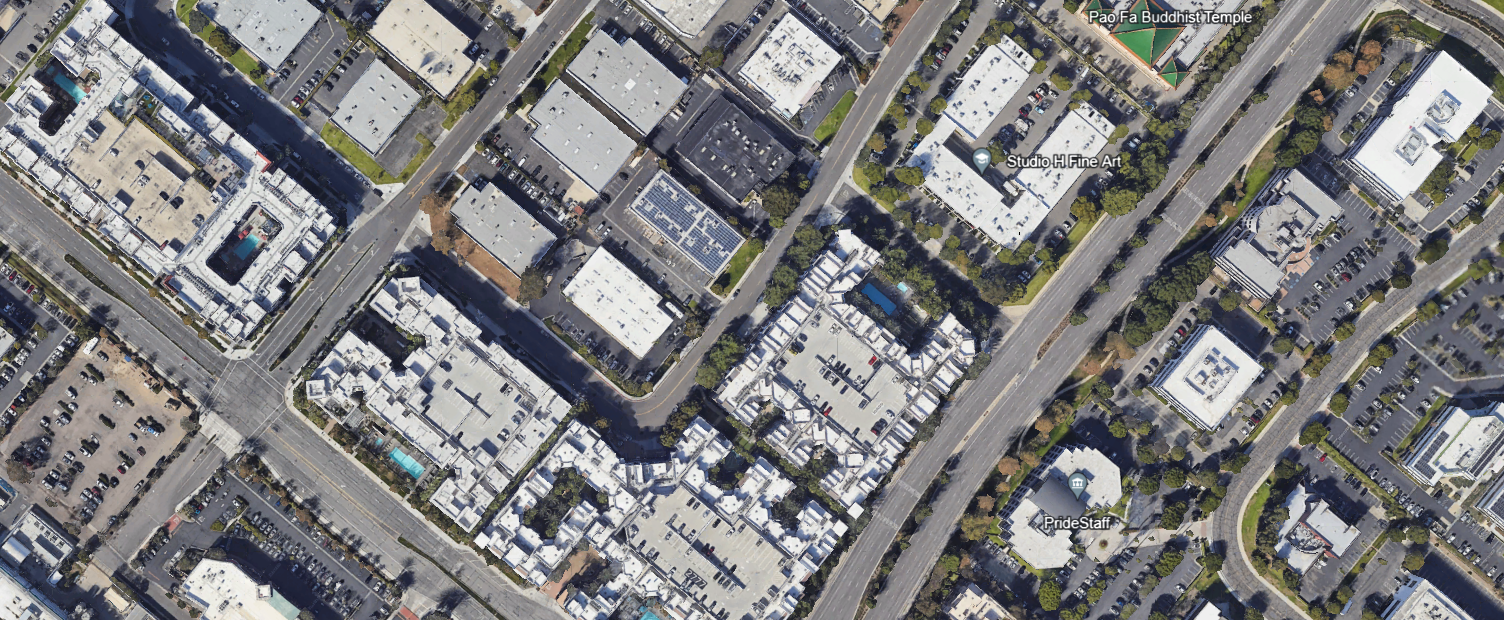
#> input picture irvine_CA_map.png, 1504 x 620 px
$ jupyter execute --allow-errors Edge_Detection_Geospatial_Data.ipynb   (shell and % lines are left out)
#> lines starting #> are read from the running program, lines starting #| are printed output that depends on the picture; after the words box and inside, x2 and y2 are one past the last pixel; in counts of white or black regions, pixels touching at a corner belong together
<a href="https://colab.research.google.com/github/DevelopmentLife/Geospatial_Final_CV/blob/main/Edge_Detection_Geospatial_Data.ipynb" target="_parent"></a>

[cell 1]
# Required installations for the entire notebook

# Edge Detection for Geospatial Data to Identify City Footprints

This notebook outlines a structured approach to tackle the problem of edge detection for geospatial data, specifically for identifying City footprints.

## Import Libraries

Importing necessary libraries for data manipulation, visualization, and machine learning.

[cell 2]
import geopandas as gpd
import matplotlib.pyplot as plt
import numpy as np
import cv2
from sklearn.model_selection import train_test_split
from sklearn.metrics import f1_score, jaccard_score

## Data Acquisition

Loading the GeoJSON file containing the geospatial data.

[cell 3]
# Load the image file into a numpy array
image_path = 'irvine_CA_map.png'
image_data = cv2.imread(image_path)
#> image_data is the input picture: shape (620, 1504, 3); mean B, G, R 127, 125.8, 126

# Display the image inline using matplotlib
plt.imshow(cv2.cvtColor(image_data, cv2.COLOR_BGR2RGB))  # Convert BGR to RGB for correct color display in matplotlib
plt.title('Subset of Irvine Map')
plt.axis('off')  # Turn off axis numbers and ticks
plt.show()

## Data Pre-processing

Pre-processing steps like noise reduction and image normalization.

[cell 4]
import cv2
import numpy as np
import matplotlib.pyplot as plt

# Function to tile the image into smaller pieces for better analysis
def tile_image(image, tile_size=(256, 256), offset=(128, 128)):
#> called with tile_size = (256, 256), offset = (128, 128)
    tiled_images = []
    positions = []
    img_shape = image.shape
#> img_shape = (620, 1504, 3)
    for i in range(0, img_shape[0], offset[0]):
        for j in range(0, img_shape[1], offset[1]):
            tile = image[i:i+tile_size[0], j:j+tile_size[1]]
            tiled_images.append(tile)
            positions.append((i, j))
#> after the loop, positions = 60 pairs, first value 0 to 512, second value 0 to 1408; tiled_images = 60 items
    return tiled_images, positions

# Function to perform edge detection and calculate edge density
def edge_density(tile):
    # Pre-processing: Apply Gaussian Blurring
    blurred_tile = cv2.GaussianBlur(tile, (5, 5), 0)

    # Edge Detection: Using Canny
    edges = cv2.Canny(blurred_tile, 50, 150)

    # Post-processing: Dilation
    kernel = np.ones((3, 3), np.uint8)
    dilated_edges = cv2.dilate(edges, kernel, iterations=1)

    # Calculating Edge Density
    density = np.sum(dilated_edges) / (tile.shape[0] * tile.shape[1] * 255)

    return dilated_edges, density

# Function to reconstruct the image
def reconstruct_image(tiles, positions, shape):
    recon_img = np.zeros(shape, dtype=np.uint8)
    for tile, (i, j) in zip(tiles, positions):
        recon_img[i:i+tile.shape[0], j:j+tile.shape[1]] = tile
    return recon_img

# Load the image
image_path = 'irvine_CA_map.png'  # Adjust path accordingly
image_data = cv2.imread(image_path, cv2.IMREAD_COLOR)

# Check if image is loaded successfully
if image_data is not None:
    # Tile the original image
    tiled_images, positions = tile_image(image_data)
#> tiled_images = 60 items

    # Perform edge detection and calculate densities
    edge_tiles = []
    densities = []
    for tile in tiled_images:
        edge_tile, density = edge_density(cv2.cvtColor(tile, cv2.COLOR_BGR2GRAY))
        edge_tiles.append(edge_tile)
        densities.append(density)
#> this loop made 60 passes
#> density on passes 1 to 12: 0.492, 0.452, 0.44, 0.423, 0.475, 0.517, 0.499, 0.529, 0.531, 0.5, 0.484, 0.458
#> pass 1, in edge_density, `edges = cv2.Canny(blurred_tile, 50, 150)`:
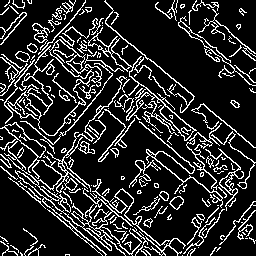
#> edges: shape (256, 256); 16.8% white in thin lines or dots
#> pass 1, in edge_density, `dilated_edges = cv2.dilate(edges, kernel, iterations=1)`:
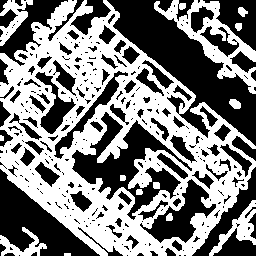
#> dilated_edges: shape (256, 256); 49.2% white; 14 white regions, largest, box (x1, y1, x2, y2) and area: (0, 0, 256, 256) 27500, (154, 0, 256, 94) 2491, (209, 200, 256, 256) 735
#> after the loop, densities = 60 values, max 0.589 at index 47, min 0.423 at index 3, mean 0.503; edge_tiles = 60 items

    # Reconstruct the image with edge outlines
    reconstructed_image = reconstruct_image(edge_tiles, positions, image_data.shape[:2])
#> the loop in reconstruct_image, `for tile, (i, j) in zip(tiles, positions):` made 60 passes
#> (i, j) on passes 1 to 12: (0, 0), (0, 128), (0, 256), (0, 384), (0, 512), (0, 640), (0, 768), (0, 896), (0, 1024), (0, 1152), (0, 1280), (0, 1408)
#> after the loop in reconstruct_image, `for tile, (i, j) in zip(tiles, positions):`:
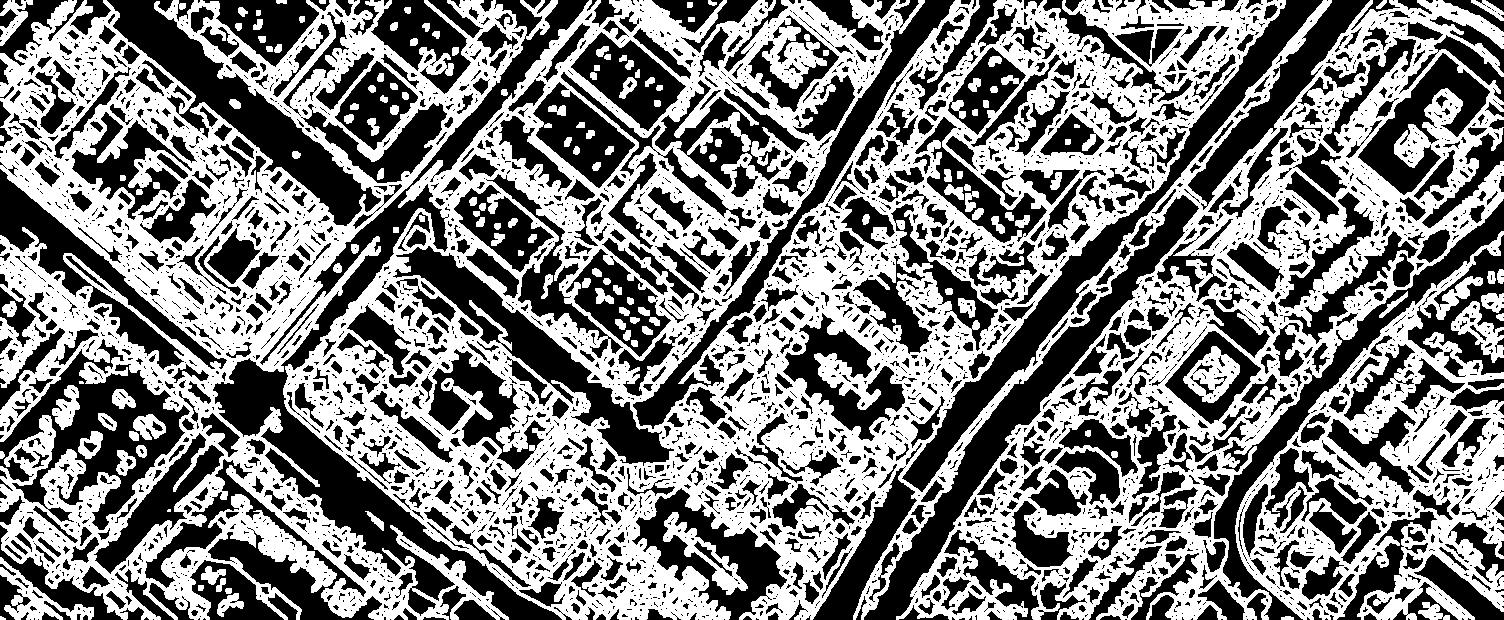
#> recon_img: shape (620, 1504); 49.8% white; 147 white regions (4 under 20 px), largest, box (x1, y1, x2, y2) and area: (283, 0, 1504, 620) 296615, (0, 0, 558, 620) 113390, (1235, 231, 1504, 620) 35822

    # Show the reconstructed image
    plt.imshow(cv2.cvtColor(reconstructed_image, cv2.COLOR_GRAY2RGB))
    plt.title('Reconstructed Image with Edge Outlines')
    plt.axis('off')
    plt.show()

    # Print edge densities
    print("Edge Densities:", densities)
#> (printed output is left out)
else:
    print("Failed to load the image. Please check the file path and integrity.")

## EDA - Contour Analysis, Spatial Analysis, and Overlays

[cell 5]
import cv2
import matplotlib.pyplot as plt

# Path to the image
image_path = 'irvine_CA_map.png'

# Load the image
original_img = cv2.imread(image_path)

# Check if the image was loaded successfully
if original_img is None:
    print(f"Error: Unable to load image at {image_path}")
else:
    # Convert to grayscale
    gray_img = cv2.cvtColor(original_img, cv2.COLOR_BGR2GRAY)

    # Apply Canny edge detector
    edges = cv2.Canny(gray_img, 100, 200)
#> edges: shape (620, 1504); 21% white in thin lines or dots

    # Find contours
    contours, _ = cv2.findContours(edges, cv2.RETR_EXTERNAL, cv2.CHAIN_APPROX_SIMPLE)
#> contours = 4780 contours, 4268 with area under 20; largest, box (x1, y1, x2, y2) and area: (474, 395, 848, 620) 15022, (307, 253, 559, 535) 10682, (0, 0, 357, 354) 8794, (738, 0, 882, 179) 6718, (772, 265, 983, 423) 4075

    # Create a copy of the original image to draw contours
    contour_img = original_img.copy()
    cv2.drawContours(contour_img, contours, -1, (0, 255, 0), 3)  # Draw contours

    # Visualize the original and processed images
    plt.figure(figsize=(12, 6))

    plt.subplot(1, 2, 1)
    plt.imshow(cv2.cvtColor(original_img, cv2.COLOR_BGR2RGB))
    plt.title('Original Image')
    plt.axis('off')

    plt.subplot(1, 2, 2)
    plt.imshow(cv2.cvtColor(contour_img, cv2.COLOR_BGR2RGB))
    plt.title('Contours on Image')
    plt.axis('off')

    plt.show()

*EDA Individual Steps Visualized*

[cell 6]
import cv2
import matplotlib.pyplot as plt


# Path to the image
image_path = 'irvine_CA_map.png'


# Load the image
original_img = cv2.imread(image_path)


# Check if the image was loaded successfully
if original_img is None:
   print(f"Error: Unable to load image at {image_path}")
else:
   # Convert to grayscale
   gray_img = cv2.cvtColor(original_img, cv2.COLOR_BGR2GRAY)


   # Apply Canny edge detector
   edges = cv2.Canny(gray_img, 100, 200)


   # Find contours
   contours, _ = cv2.findContours(edges, cv2.RETR_EXTERNAL, cv2.CHAIN_APPROX_SIMPLE)


   # Create a copy of the original image to draw contours
   contour_img = original_img.copy()
   cv2.drawContours(contour_img, contours, -1, (0, 255, 0), 3)  # Draw contours


   # Visualize each step
   plt.figure(figsize=(16, 8))


   plt.subplot(2, 2, 1)
   plt.imshow(cv2.cvtColor(original_img, cv2.COLOR_BGR2RGB))
   plt.title('Original Image')
   plt.axis('off')


   plt.subplot(2, 2, 2)
   plt.imshow(gray_img, cmap='gray')
   plt.title('Grayscale Conversion')
   plt.axis('off')


   plt.subplot(2, 2, 3)
   plt.imshow(edges, cmap='gray')
   plt.title('Canny Edge Detection')
   plt.axis('off')


   plt.subplot(2, 2, 4)
   plt.imshow(cv2.cvtColor(contour_img, cv2.COLOR_BGR2RGB))
   plt.title('Contours on Image')
   plt.axis('off')


   # Adjust the spacing
   plt.subplots_adjust(left=0.1, right=0.9, top=0.9, bottom=0.1, wspace=0.005, hspace=0.005)


   plt.show()
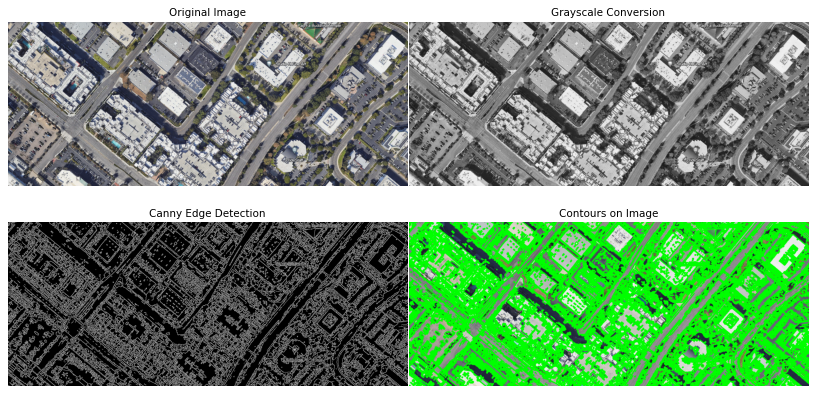
#> figure drawn by matplotlib, 4 panels

## Overlay of Edges

[cell 7]
# Create a black canvas the same size as the original image
canvas = np.zeros_like(image_data)

# Find contours in the edge-detected image
contours, _ = cv2.findContours(edges, cv2.RETR_EXTERNAL, cv2.CHAIN_APPROX_SIMPLE)

# Draw the contours on the black canvas in bright red and with increased thickness
cv2.drawContours(canvas, contours, -1, (0, 0, 255), thickness=5)  # Bright red color in BGR is (0, 0, 255)
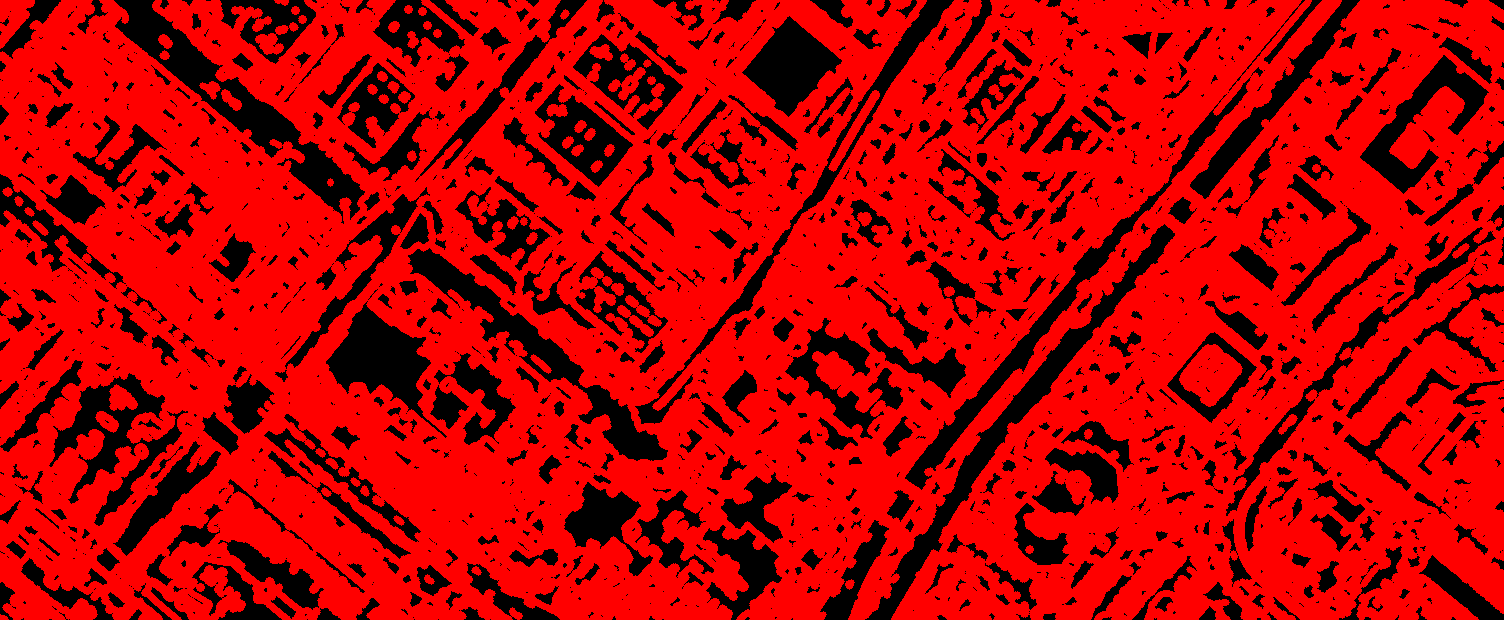
#> canvas: shape (620, 1504, 3); mean of channels 0, 1, 2 0, 0, 188.4; drawn as B, G, R

# Perform weighted addition to overlay the edge image on the original image
overlay = cv2.addWeighted(image_data, 0.8, canvas, 0.2, 0)
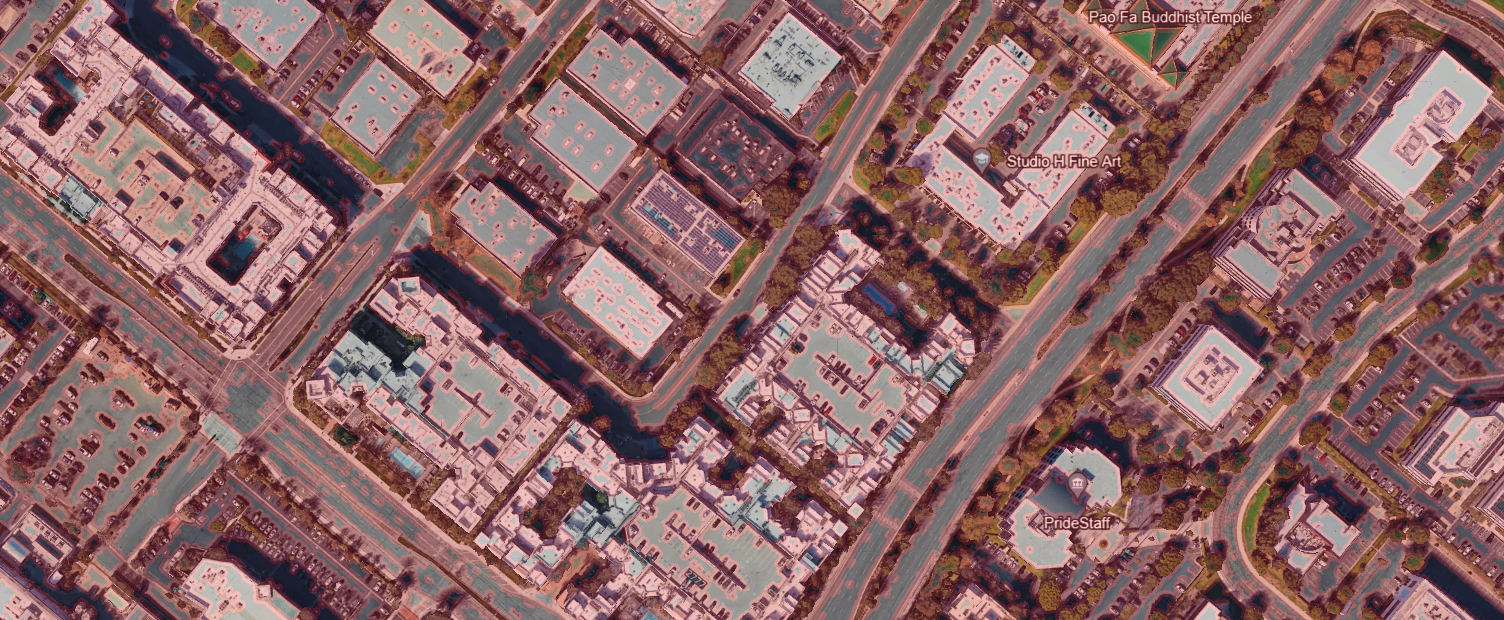
#> overlay: shape (620, 1504, 3); mean B, G, R 101.6, 100.6, 138.5

# Display the overlay inline using matplotlib
plt.imshow(cv2.cvtColor(overlay, cv2.COLOR_BGR2RGB))  # Convert BGR to RGB for correct color display in matplotlib
plt.title('Overlay of Edges on Original Image')
plt.axis('off')
plt.show()

## F1 Analysis

[cell 8]
import cv2
import matplotlib.pyplot as plt

# Path to the image
image_path = 'irvine_CA_map.png'

# Load the image in grayscale
image = cv2.imread(image_path, cv2.IMREAD_GRAYSCALE)
#> image: shape (620, 1504); min 0, max 255, mean 126.1

# Check if the image was loaded successfully
if image is None:
    print(f"Error: Unable to load image at {image_path}")
else:
    # Apply Canny edge detector
    edges = cv2.Canny(image, 100, 200)  # Adjust thresholds as needed
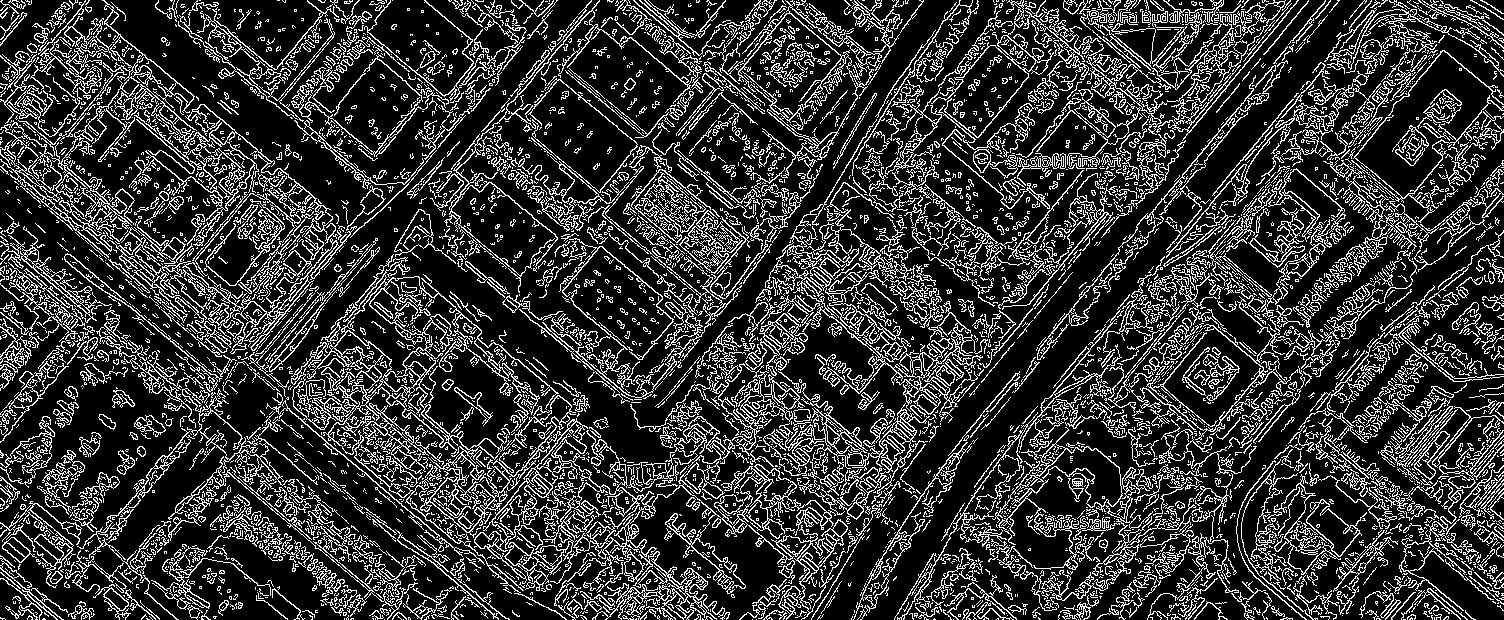
#> edges: shape (620, 1504); 21.1% white in thin lines or dots

    # Display the original and edge-detected images using matplotlib
    plt.figure(figsize=(12, 6))

    plt.subplot(1, 2, 1)
    plt.imshow(image, cmap='gray')
    plt.title('Original Image')
    plt.axis('off')

    plt.subplot(1, 2, 2)
    plt.imshow(edges, cmap='gray')
    plt.title('Edge Detection')
    plt.axis('off')

    plt.show()

[cell 9]
ground_truth_path = 'irvine_line.jpeg'
ground_truth_img = cv2.imread(ground_truth_path, cv2.IMREAD_GRAYSCALE)

if ground_truth_img is None:
    print(f"Error: Unable to load ground truth image at {ground_truth_path}")

_, ground_truth_edges = cv2.threshold(ground_truth_img, 127, 255, cv2.THRESH_BINARY)

# Load the ground truth image
ground_truth_path = 'irvine_line.jpeg'
ground_truth_img = cv2.imread(ground_truth_path, cv2.IMREAD_GRAYSCALE)

# Check if the image was loaded successfully
if ground_truth_img is None:
    print(f"Error: Unable to load ground truth image at {ground_truth_path}")
else:
    # Display the image
    plt.imshow(ground_truth_img, cmap='gray')  # Use grayscale color map
    plt.title('Ground Truth for Edge Detection')
    plt.axis('off')  # Hide the axis
    plt.show()

[cell 10]
import cv2
import numpy as np

# Load the original image and the ground truth
image_path = '/content/irvine_CA_map.png'
ground_truth_path = '/content/irvine_line.jpeg'
image = cv2.imread(image_path, cv2.IMREAD_GRAYSCALE)
ground_truth_img = cv2.imread(ground_truth_path, cv2.IMREAD_GRAYSCALE)

# Resize the ground truth image to match the size of the original image
#> (the rest of this cell did not finish here and is left out)

## Baseline Model

Implementing a simple edge detection algorithm to establish a baseline.

[cell 11]
import cv2
from matplotlib import pyplot as plt


image_path = 'irvine_CA_map.png'
img = cv2.imread(image_path, cv2.IMREAD_GRAYSCALE)


if img is None:
    print("Error: Image not found")
else:
    edges = cv2.Canny(img, threshold1=100, threshold2=200)
    plt.figure(figsize=(10, 5))

    plt.subplot(121), plt.imshow(img, cmap='gray')
    plt.title('Original Image'), plt.xticks([]), plt.yticks([])

    plt.subplot(122), plt.imshow(edges, cmap='gray')
    plt.title('Edge Detection using Canny'), plt.xticks([]), plt.yticks([])

    plt.show()
